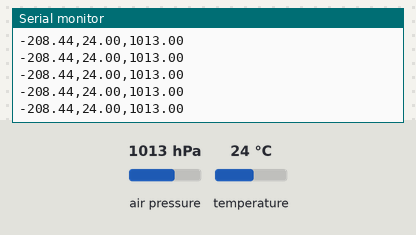
Recording of a sketch running on a simulated Arduino Uno, built with avr-gcc and run on an emulated ATmega328P. Parts: the last lines printed to the serial monitor. The test bench sets the inputs (shaded band); at power-on: air pressure 1013 hPa, temperature 24 °C.

Above: at 1.2 s.
1.3 s: air pressure set to 1000 hPa
At 1.43 s:
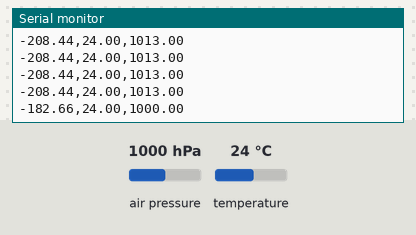
4.3 s: temperature set to 12 °C
At 4.41 s:
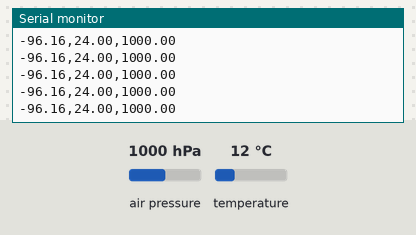
5.8 s: air pressure set to 952 hPa
At 5.84 s:
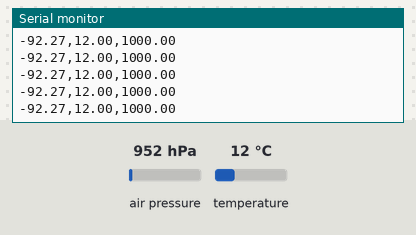
Timing chart, 0 to 8.8 s (numbered marks = the images above; inputs shaded):
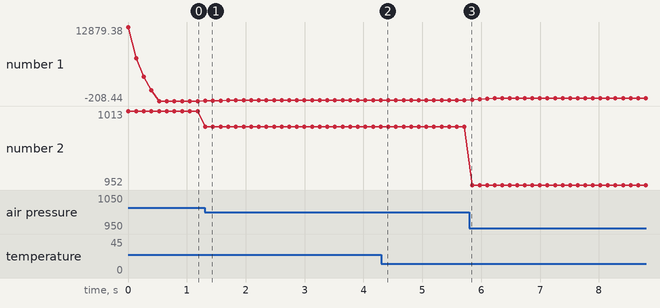

The sketch:

Altitude_copy_20240326141753.ino
```cpp
/***************************************************************************
  Uni. of Galway - Modified Lander Program Template
  Authors:
    - Oisín McDonnell Killilea
    - Roshan George
    - Ethan Delaney
  Email:
    - r.george5@universityofgalway.ie
    - e.delaney11@universityofgalway.ie
    - o.mcdonnellkillilea1@universityofgalway.ie

================================
***************************************************************************/

//===========================================================================
// Import necessary libraries
//===========================================================================

#include <SoftwareSerial.h>
#include <Wire.h>
#include <SPI.h>
#include <Adafruit_Sensor.h>
#include <Adafruit_BMP280.h>

//===========================================================================
// Constants - These never change
//===========================================================================

// HC-12 Wireless Transceiver
SoftwareSerial HC12(7, 6); // HC-12 TX Pin, HC-12 RX Pin

// N.B. Every I2C device has a unique address/chip ID
#define I2CADDR (0x76)
#define CHIPID (0x60) //0x60 for BME and 0x58 for BMP.

// Mode Codes
#define PRE_LAUNCH (100)
#define ASCENDING (200)
#define DESCENDING (300)
#define LANDED (400)

// For use when converting raw accelerometer values to m/s^2
#define ONE_G_DIFF (140) // ADC value difference between 0g and 1g
#define ZERO_G_POINT (442) // ADC value for 0g
#define g (9.81) // Value for gravity

// Moving Average Filter / Buffer / Track values
#define WINDOW_SIZE 5

// Constants for use in code
#define ROCKET_MASS (0.2) // Mass of rocket/capsule in kilograms

const float R = 287; // Universal gas constant in J/(kg·K))
const float T0 = 288.15; // Standard temperature at sea level in Kelvin
const float P0 = 989; // Standard pressure at campus ground level in Hectopascals

//===========================================================================
// Initialising variables and peripherals
//===========================================================================

// Bosch Environmental Sensor (BME/BMP280)
Adafruit_BMP280 env_sensor; // use I2C interface
Adafruit_Sensor *env_temp = env_sensor.getTemperatureSensor();
Adafruit_Sensor *env_pressure = env_sensor.getPressureSensor();

// Variables to hold acceleration readings in m/s^2
float accel_x, accel_y, accel_z;

// Variable to hold the environmental sensor readings (degrees C & hPa)
float temperature, pressure;

//Variable to hold the altitude calcuation (m)
float curr_alt;

// time variables
unsigned long time_start, time_prev, time_diff, pre_launch_last_transmit_time, landed_last_transmit_time = 0;

//mode variables
int prev_mode, mode = 0;

// Moving average filter variables
int INDEX = 0;
int VALUE[5] = {0};
int SUM[5] = {0};
int X_READINGS[WINDOW_SIZE]={0};
int Y_READINGS[WINDOW_SIZE]={0};
int Z_READINGS[WINDOW_SIZE]={0};
int TEMP_READINGS[WINDOW_SIZE];
int PRESSURE_READINGS[WINDOW_SIZE];
int X_AVERAGED = 0;
int Y_AVERAGED = 0;
int Z_AVERAGED = 0;
int TEMP_AVERAGED = 0;
int PRESSURE_AVERAGED = 0;

// calcuated variables
float prev_velocity_x, prev_velocity_y, prev_velocity_z = 0;
float vel_x, vel_y, vel_z = 0;
float force_x, force_y, force_z= 0;

// min/max variables
float min_temp, max_temp, min_pressure, max_pressure, min_alt, max_alt = 0;
float min_vel_x, max_vel_x, min_vel_y, max_vel_y, min_vel_z, max_vel_z = 0;
float min_accel_x, max_accel_x, min_accel_y, max_accel_y, min_accel_z, max_accel_z = 0;
float min_force_x, max_force_x, min_force_y, max_force_y, min_force_z, max_force_z = 0;

void setup() {
  // Code has started, start timestamp.
  time_start = millis();

  // Setup serial connections to the HC-12/ PC
  // Start serial streams between Arduino and HC-12/ PC
  HC12.begin(9600);
  Serial.begin(9600);

  // Give console time to get running
  while(!Serial){
    Serial.println(F("Waiting for serial connection..."));
  }


    // Setup for the Environmental Sensor
  if (!env_sensor.begin(I2CADDR, CHIPID)) {
    Serial.println(F("Could not find a valid BME/BMP280 (Environmental) sensor, check CHIPID/libraries/wiring!"));
    while (1) delay(10);
  }

  // Default Adafruit_BMP280 settings from datasheet/
  env_sensor.setSampling(Adafruit_BMP280::MODE_NORMAL,     /* Operating Mode. */
                         Adafruit_BMP280::SAMPLING_X2,     /* Temp. oversampling */
                         Adafruit_BMP280::SAMPLING_X16,    /* Pressure oversampling */
                         Adafruit_BMP280::FILTER_X16,      /* Filtering. */
                         Adafruit_BMP280::STANDBY_MS_500); /* Standby time. */
}


void readEnvironmental(){
  // Read Environmental Sensor
  sensors_event_t temp_event, pressure_event;

  env_temp->getEvent(&temp_event);
  env_pressure->getEvent(&pressure_event);

  // Store value into variables: temperature (Celcius), pressure (hPa)
  temperature = temp_event.temperature;
  pressure = pressure_event.pressure;
}

void smoothEnvSensorReading(){
  // Apply filtering or smoothing to temperature (Celcius) and pressure (hPa)

  int temp[2]={0};

  //Removes the oldest entries from the sum
  temp[0]=SUM[3]-TEMP_READINGS[INDEX];
  temp[1]=SUM[4]-PRESSURE_READINGS[INDEX];

  // Read in next Values
  VALUE[3]=temperature;
  VALUE[4]=pressure;

  //Add readings to the window
  TEMP_READINGS[INDEX]=VALUE[3];
  PRESSURE_READINGS[INDEX]=VALUE[4];

  //Better ways of doing this - external function it, see comments in accelerometerSmoothing
  for(int i=3;i<=4;i++) {
    SUM[i] = temp[i-3] + VALUE[i];
    /*DEBUG CODE
    Serial.println("==|i|==");
    Serial.println(i);
    Serial.println("==|SUM|==");
    Serial.println(SUM[i]);
    Serial.println("==|VALUE|==");
    Serial.println(VALUE[i]);
    Serial.println("==|Temp|==");
    Serial.println(temp[i-3]);
    delay(1000);
    */
  }

  // Store the averaged/smoothed sensor value into global variable
  TEMP_AVERAGED=SUM[3] / WINDOW_SIZE;
  PRESSURE_AVERAGED=SUM[4] / WINDOW_SIZE;
}


float calcAltitude(float temperature, float pressure){
  //N.B Constants declared at top of file -
  float virt_temp=temperature+273.15;
  float altitude = ((R * virt_temp) / g) * log(P0 / pressure);
  return altitude;
}


void transmit(String data_to_send){
  // Send data to PC for debugging
  Serial.println(data_to_send);

  // Send to HC-12 for wireless transmission
  HC12.println(data_to_send);

  delay(1);
}

void loop() {
  // 1. READ FROM SENSORS.


  // Read Environmental Sensor and then Smooth
  readEnvironmental();
  smoothEnvSensorReading();

  INDEX = (INDEX+1) % WINDOW_SIZE;   // Increment the index, and wrap to 0 if it exceeds the window size

  // 2. RUN CALCULATIONS ON SENSOR DATA

  // Calculate time variables
  time_diff = millis() - time_prev;
  time_prev = millis() - time_start;

  // Calculate Altitude
  curr_alt = calcAltitude(TEMP_AVERAGED, PRESSURE_AVERAGED);


  // GENERATE TRANSMISSION STRING
  String data_to_send = "";

  /* Debug Check
  String raw_debug = "";
  raw_debug = raw_debug + time_prev;
  transmit(raw_debug);
  */

  // OLD TRANSMIT CODE - OUTSIDE OF MODES - REMOVE IN FINAL ITERATION
  if(time_prev!=time_prev) {
        data_to_send = data_to_send + "Summary of results" + "\n";
        data_to_send = data_to_send + "Maximum altitude: " + max_alt + "\n";
        //TODO: Determine orientation for "up"
        data_to_send = data_to_send + "Maximum upward acceleration: " + max_accel_y + "\n";
        data_to_send = data_to_send + "Maximum downward: " + min_accel_y + "\n";

        //TODO: Add proper summary
  }
  else
  {
     data_to_send = data_to_send + curr_alt + "," + temperature + "," + pressure;
    //data_to_send = data_to_send + vel_x + "," + vel_y + "," + vel_z;
  }
  // //REMOVE ^^^^^^^^^^^^^^^^^^^^

  transmit(data_to_send);
  delay(100);
}
```

Measured:
- after the input at 1.3 s, the serial monitor: prints a new line at once (image 1)
- plotted number 1: -208.44 → -96.16 after the input at 1.3 s, -96.16 → -92.27 after the input at 4.3 s, -92.27 → 318.09 after the input at 5.8 s
- plotted number 2: 1013 → 1000 after the input at 1.3 s, 1000 → 952 after the input at 5.8 s
